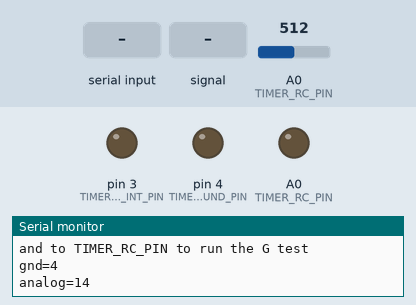
Bench run of a sketch on a simulated Arduino Pro Mini, built with avr-gcc and run on an emulated ATmega328P. Shown: output pins drawn as LEDs (lit = HIGH), the last lines printed to the serial monitor. Inputs (shaded band) come from the test bench; at power-on: A0 (TIMER_RC_PIN) = 512.

Above: at 1.4 s.
1.5 s: "G90\n" received over Serial
At 2.5 s:
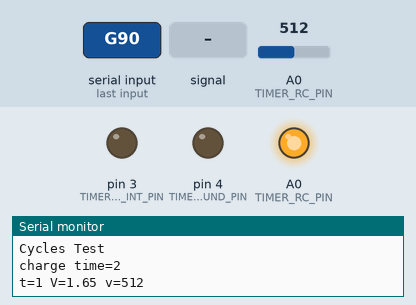
3.0 s: A0 (TIMER_RC_PIN) fed a 200 Hz sine of ±81 counts around its level
6.0 s: A0 (TIMER_RC_PIN) set to 190
7.5 s: "I90\n" received over Serial
At 8.3 s:
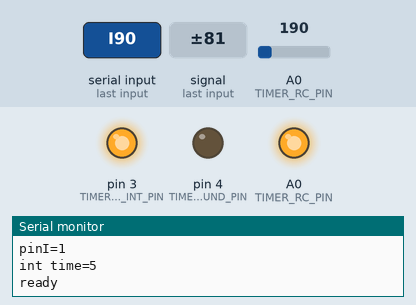
9.0 s: "G,45\n" received over Serial
10.5 s: "I,45\n" received over Serial
Timing chart, 0 to 13.0 s (numbered marks = the images above; inputs shaded):
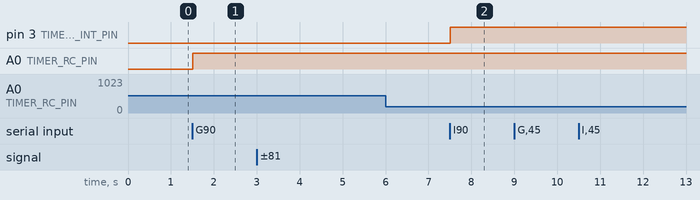

Measured:
- after the input at 1.5 s, A0 (TIMER_RC_PIN): LOW → HIGH at once
- after the input at 7.5 s, pin 3 (TIMER_RC_INT_PIN): LOW → HIGH at once

The sketch:

BatteryExtenderTest.ino
```cpp
/* This sketch is for an Arduino wired to (only) the Battery Extender circuit,
** in order to test that circuit part way through the assembly process.
** Why then? because the Arduino Mini Pro is soldered directly on top of the Battery Extender
** circuit on the PCB such that the Battery Extender components are inaccessible once the Mini Pro
** is soldered in
*/

namespace {
    // FWIW: Don't bother running this test program on Teensy. Its input pins do not have the
    // multi-megohm input impedance that the AVR processors have, and is required.
    const int TIMER_RC_GROUND_PIN = 4;
    const int TIMER_RC_PIN = A0; // sleep uProc using RC circuit on this pin
    const int TIMER_RC_INT_PIN = 3; //Pro Mini has no common analog + interrupt pin. must rewire for this
}

void setup()
{
    Serial.begin(9600);
    Serial.println("Battery Extender Test");
    if (TIMER_RC_PIN != TIMER_RC_INT_PIN)
        Serial.println(F(
            "This test sketch is compiled to use a different pin for analogRead versus\r\n"
            "Interrupt. Presumably that is because its running on an Arduino that has\r\n"
            "no pin that can do both. This configuration REQUIRES you move the jumper\r\n"
            "to TIMER_RC_INT_PIN to run the I test\r\n"
            "and to TIMER_RC_PIN to run the G test"
        ));
    Serial.print("gnd="); Serial.println(TIMER_RC_GROUND_PIN);
    Serial.print("analog="); Serial.println(TIMER_RC_PIN);

    digitalWrite(TIMER_RC_GROUND_PIN, LOW);
    pinMode(TIMER_RC_GROUND_PIN, OUTPUT);

}

static uint8_t CYCLES = 0;
static uint8_t PERIOD = 2;
static const float VDD = 3.3f;

static void prAnalog(uint16_t t, uint16_t v)
{
    if (t != -1)
    {
        Serial.print("t=");
        Serial.print(t);
    }
    Serial.print(" V=");
    Serial.print((VDD * v) / 1023u);
    Serial.print(" v=");
    Serial.println(v);
}

static void charge (int TIMER_RC_PIN)
{
        pinMode(TIMER_RC_GROUND_PIN, OUTPUT);
        pinMode(TIMER_RC_PIN, OUTPUT);
        digitalWrite(TIMER_RC_PIN, HIGH);
        for (uint8_t i = 0; ;i++)
        {
            digitalWrite(TIMER_RC_GROUND_PIN, LOW);
            delay(PERIOD);
            if (i == CYCLES)
                break;
            digitalWrite(TIMER_RC_GROUND_PIN, HIGH);
            delay(PERIOD);
          }
        pinMode(TIMER_RC_PIN, INPUT);
}

volatile static bool hello = false;
void sleepPinInterrupt()	// requires 1uF parallel 10M between two pins
{
    hello = true;
}

static bool processCommand(const char *v)
{
    auto beg = millis();
    auto c = *v;
    auto up = c;
    if (isalpha(up))
        up = toupper(c);
    if (up == 'G')
    {
        Serial.println("Cycles Test");
        charge(TIMER_RC_PIN);
        uint16_t prevV = 0xffff;
        auto beg2 = millis();
        Serial.print("charge time="); Serial.println(static_cast<int32_t>(beg2-beg));
        auto prev = beg2-1000;
        typedef unsigned long long tdif_t;
        tdif_t tAbove = static_cast<tdif_t>(-1);
        bool printedDeltaT = false;
        for(;;)
        {
            auto tm = millis();
            if (tm - beg2 > 1000l * 100)
                break;
            uint16_t v = analogRead(TIMER_RC_PIN);
            if (tAbove==static_cast<tdif_t>(-1) && (v < 512+20))
                tAbove = tm;
            if (!printedDeltaT && v < 512-20)
            {
                Serial.print("crossing t=");
                Serial.println(static_cast<uint32_t>(tm - tAbove));
                printedDeltaT = true;
            }
            int16_t vDif = v - prevV;
             if (vDif < 0)
                vDif = -vDif;
            if (vDif < 10)
                continue;
            if (tm - prev < 10)
                continue;
            prev = tm;
            prAnalog(static_cast<uint16_t>(tm-beg2), v);
            prevV = v;
            if (v < 200)
                break;
        }
    }
    else if (isdigit(c))
    {
        CYCLES = 0;
        while (auto c = *v++)
        {
            CYCLES *= 10;
            if (!isdigit(c))
                break;
            CYCLES += (c - '0') ;
        }
        Serial.print("CYCLES="); Serial.println(static_cast<unsigned>(CYCLES));
    }
    else if (up == 'P')
    {
        while (isspace(*++v));
        PERIOD = 0;
        while (auto c = *v++)
        {
            if (!isdigit(c))
                break;
            PERIOD *= 10;
            PERIOD += c - '0';
        }
        Serial.print("PERIOD="); Serial.println(static_cast<unsigned>(PERIOD));
    }
    else if (up == 'I')
    {
        Serial.println("Interrupt test");
        charge(TIMER_RC_INT_PIN);
        auto now = millis();
        hello = false;
        auto pinI = digitalPinToInterrupt(TIMER_RC_INT_PIN);
        Serial.print("pinI="); Serial.println(pinI);
        attachInterrupt(pinI, sleepPinInterrupt, LOW);
        while(!hello);
        Serial.print("int time="); Serial.println(static_cast<int32_t>(millis()-now));
        detachInterrupt(pinI);
    }
    else if (up == 'A')
    {
        prAnalog(-1, analogRead(TIMER_RC_PIN));
    }
    return true;
}


void loop()
{
    // Set up a "buffer" for characters that we'll send:
    static char sendbuffer[62];
    static int sendlength = 0;
    // In this section, we'll gather serial characters and
    // send them to the other node if we (1) get a carriage return,
    // or (2) the buffer is full (61 characters).

    // If there is any serial input, add it to the buffer:

    if (Serial.available() > 0)
    {
        char input = Serial.read();
        bool eol = (input == '\r') || (input == '\n');

        if (!eol) // not a carriage return
        {
            sendbuffer[sendlength] = input;
            sendlength++;
        }

        // If the input is a carriage return, or the buffer is full:

        if (sendlength != 0 && (eol || (sendlength == sizeof(sendbuffer) - 1))) // CR or buffer full
        {
            sendbuffer[sendlength] = 0;
            processCommand(sendbuffer);
            Serial.println("ready");
            sendlength = 0; // reset the packet
        }
    }
}
```
